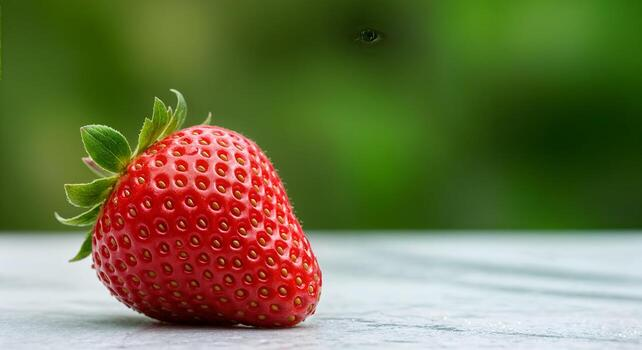
#> input picture kolokwium/lab4-przeksztalcenia_geometryczne/strawberry.jpg, 642 x 350 px, found by its file name
$ python histogram.py
#> lines starting #> are read from the running program, lines starting #| are printed output that depends on the picture
import cv2
import numpy as np
from matplotlib import pyplot as plt

#skala szarości
img = cv2.imread(r"c:/Users/Admin/Documents/studia/sem5/przetwarzanie obrazow/kolokwium/lab4-przeksztalcenia_geometryczne/strawberry.jpg",
                 cv2.IMREAD_GRAYSCALE)
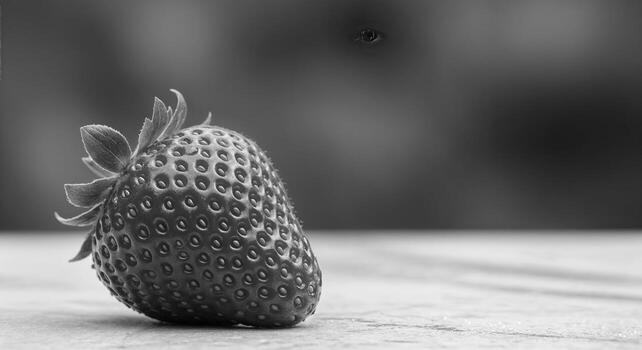
#> img: shape (350, 642); min 0, max 253, mean 110.1


hist = cv2.calcHist([img],[0],None,[256],[0,256])
#> hist = 256 values, max 3597 at index 64, min 0 at index 252, mean 877.7

plt.plot(hist)
plt.show()
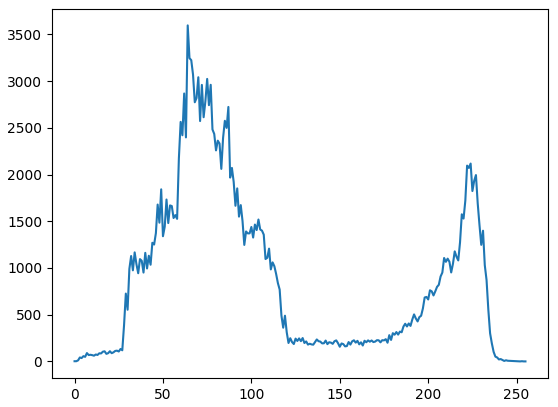
#> figure drawn by matplotlib, 1 panel; curve peaks at x = 64, y = 3597

#3 kanały
img = cv2.imread(r"c:/Users/Admin/Documents/studia/sem5/przetwarzanie obrazow/kolokwium/lab4-przeksztalcenia_geometryczne/strawberry.jpg")
#> img is the input picture: shape (350, 642, 3); mean B, G, R 73.5, 116.1, 112.3
colours = ['b', 'g', 'r']

for i in range(len(colours)):
    hist = cv2.calcHist([img],[i],None,[256],[0,256])
    plt.plot(hist, colours[i])

plt.show()
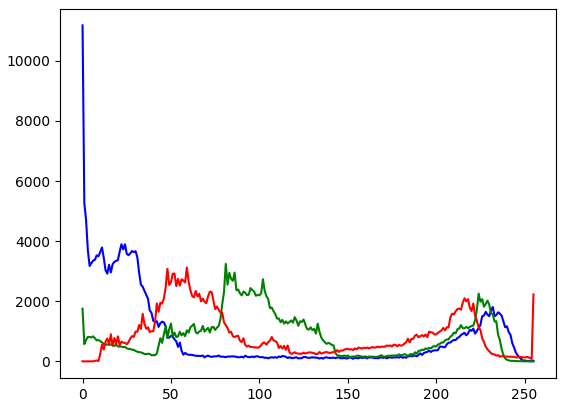
#> figure drawn by matplotlib, 1 panel; curve peaks at x = 0, y = 11177; curve peaks at x = 81, y = 3244; curve peaks at x = 59, y = 3124
